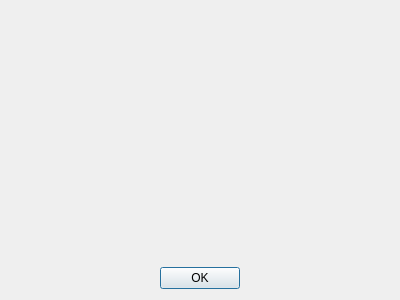
<?xml version="1.0" encoding="UTF-8"?>
<ui version="4.0">
 <class>Dialog</class>
 <widget class="QDialog" name="Dialog">
  <property name="geometry">
   <rect>
    <x>0</x>
    <y>0</y>
    <width>400</width>
    <height>300</height>
   </rect>
  </property>
  <property name="windowTitle">
   <string>Dialog</string>
  </property>
  <layout class="QVBoxLayout" name="verticalLayout_2">
   <item>
    <layout class="QVBoxLayout" name="verticalLayout">
     <item>
      <layout class="QGridLayout" name="gridLayout"/>
     </item>
     <item>
      <spacer name="verticalSpacer">
       <property name="orientation">
        <enum>Qt::Vertical</enum>
       </property>
       <property name="sizeHint" stdset="0">
        <size>
         <width>20</width>
         <height>40</height>
        </size>
       </property>
      </spacer>
     </item>
     <item>
      <widget class="QDialogButtonBox" name="buttonBox">
       <property name="orientation">
        <enum>Qt::Horizontal</enum>
       </property>
       <property name="standardButtons">
        <set>QDialogButtonBox::Ok</set>
       </property>
       <property name="centerButtons">
        <bool>true</bool>
       </property>
      </widget>
     </item>
    </layout>
   </item>
  </layout>
 </widget>
 <resources/>
 <connections>
  <connection>
   <sender>buttonBox</sender>
   <signal>accepted()</signal>
   <receiver>Dialog</receiver>
   <slot>accept()</slot>
   <hints>
    <hint type="sourcelabel">
     <x>248</x>
     <y>254</y>
    </hint>
    <hint type="destinationlabel">
     <x>157</x>
     <y>274</y>
    </hint>
   </hints>
  </connection>
  <connection>
   <sender>buttonBox</sender>
   <signal>rejected()</signal>
   <receiver>Dialog</receiver>
   <slot>reject()</slot>
   <hints>
    <hint type="sourcelabel">
     <x>316</x>
     <y>260</y>
    </hint>
    <hint type="destinationlabel">
     <x>286</x>
     <y>274</y>
    </hint>
   </hints>
  </connection>
 </connections>
</ui>
